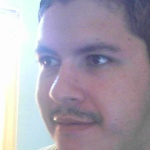
#> input picture Reconocimiento Facial/data/Yeifer/rotro_101.jpg, 150 x 150 px, given in place of the camera
$ jupyter execute '01. Capturando_Rostros.ipynb'
#> lines starting #> are read from the running program, lines starting #| are printed output that depends on the picture
[cell 1]
import cv2
import os
import imutils

#Asignamos el nombre de la persona para crear carpeta en la dirección que coloquemos en dataPath (.../Escritorio/Reconocimiento Facial/data...)
personName = 'Yeifer'
#Dirección donde se almacenaran los rostros.
dataPath = 'C:/Users/yeife/OneDrive/Escritorio/Reconocimiento Facial/data' #Cambia a la ruta donde hayas almacenado Data
personPath = dataPath + '/' + personName

#Creación de la/s carpeta/s de los rostros, en este caso solo habrá una: Yeifer.
if not os.path.exists(personPath):
    print('Carpeta creada: ',personPath)
    os.makedirs(personPath)

#La Captura comenzará por video streaming al correr el algoritmo.
cap = cv2.VideoCapture(0,cv2.CAP_DSHOW)

#Igualmente se puede tomar el video de videos previamente grabados indicando la dirección dónde se encuentra
#cap = cv2.VideoCapture('Video.mp4')

#Detectar video con haarcascade.
faceClassif = cv2.CascadeClassifier(cv2.data.haarcascades+'haarcascade_frontalface_default.xml')
count = 0

#Leemos el fotograma del video y dimensionamos la pantalla.
while True:
    ret, frame = cap.read()
#> frame is the input picture: shape (150, 150, 3); mean B, G, R 175.1, 161.7, 168.8
    if ret == False: break
    frame =  imutils.resize(frame, width=640)
#> frame: shape (640, 640, 3)
    gray = cv2.cvtColor(frame, cv2.COLOR_BGR2GRAY)
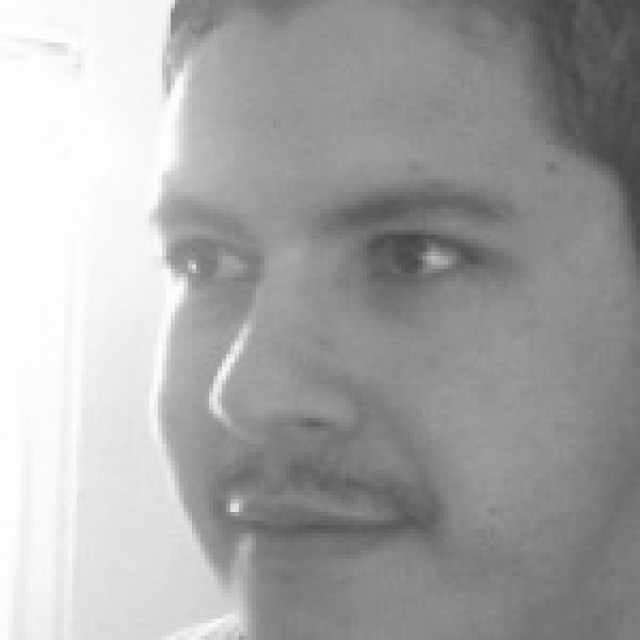
#> gray: shape (640, 640); min 70, max 255, mean 165.4
    auxFrame = frame.copy()

    faces = faceClassif.detectMultiScale(gray,1.3,5)
#> faces = ()

#Dimensiones de las fotos capturadas.
    for (x,y,w,h) in faces:
        cv2.rectangle(frame, (x,y),(x+w,y+h),(0,255,0),2)
        rostro = auxFrame[y:y+h,x:x+w]
        rostro = cv2.resize(rostro,(150,150),interpolation=cv2.INTER_CUBIC)
        cv2.imwrite(personPath + '/rotro_{}.jpg'.format(count),rostro)
        count = count + 1
#> this loop made 0 passes
#> after the loop, count = 0
    cv2.imshow('frame',frame)

    #Tomaremos 500 fotos para
    k =  cv2.waitKey(1)
#> (key Esc is pressed here)
    if k == 27 or count >= 500:
        break

cap.release()
cv2.destroyAllWindows()


$ run again, on Reconocimiento Facial/data/Yeifer/rotro_118.jpg
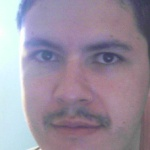
#> input picture Reconocimiento Facial/data/Yeifer/rotro_118.jpg, 150 x 150 px, given in place of the camera
#> frame is the input picture: shape (150, 150, 3); mean B, G, R 160.1, 143.5, 154.5
#> `gray = cv2.cvtColor(frame, cv2.COLOR_BGR2GRAY)`:
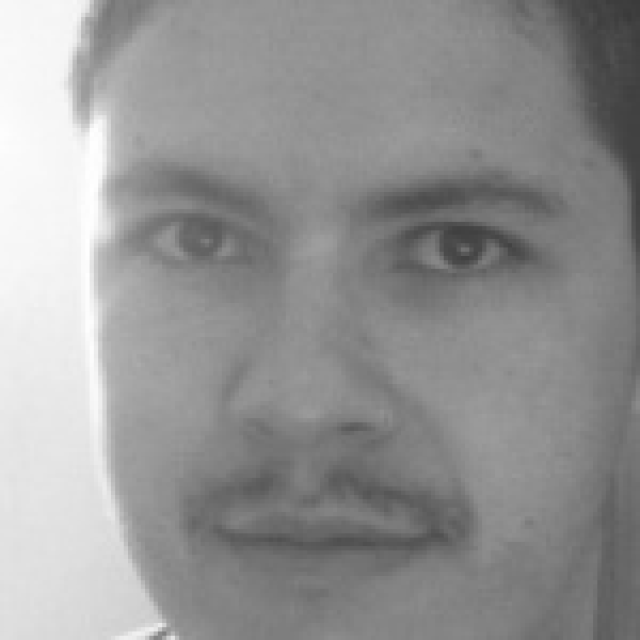
#> gray: shape (640, 640); min 58, max 255, mean 148.6
#> faces = [[44, 38, 550, 550]]
#> the loop `for (x,y,w,h) in faces:` made 1 pass
#> (x, y, w, h, count) on pass 1: (44, 38, 550, 550, 1)
#> after the loop `for (x,y,w,h) in faces:`:
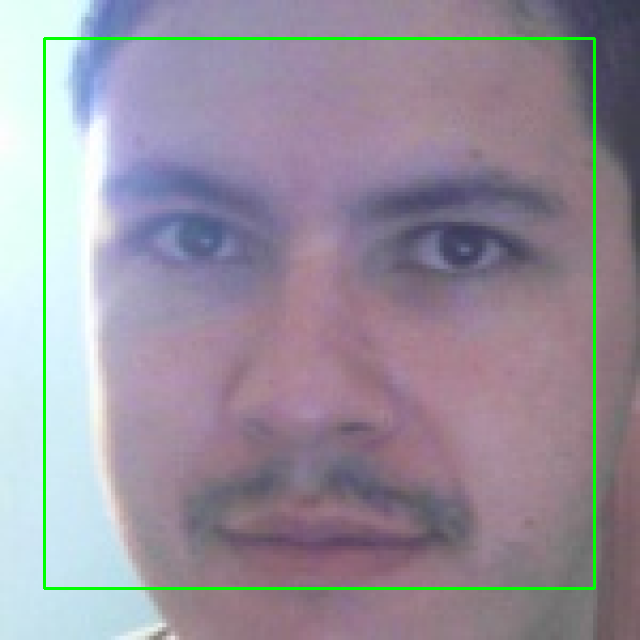
#> frame: shape (640, 640, 3); mean B, G, R 157.4, 145, 151.9
#> after the loop `for (x,y,w,h) in faces:`: count = 1
